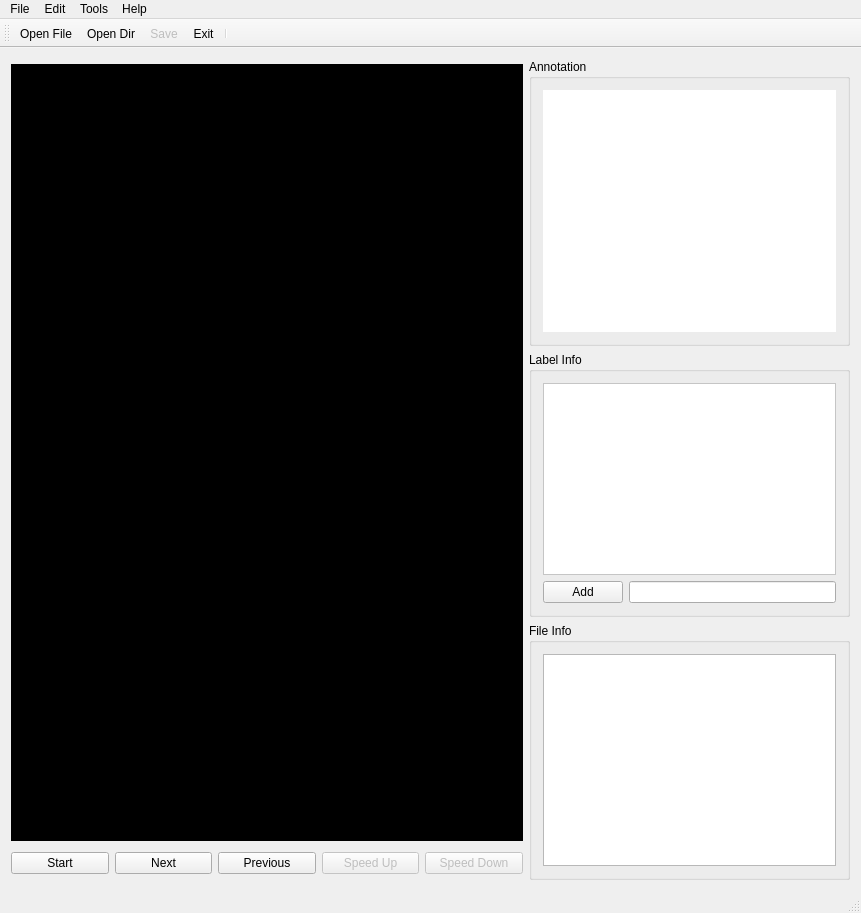
<?xml version="1.0" encoding="UTF-8"?>
<ui version="4.0">
 <class>MainWindow</class>
 <widget class="QMainWindow" name="MainWindow">
  <property name="geometry">
   <rect>
    <x>0</x>
    <y>0</y>
    <width>861</width>
    <height>913</height>
   </rect>
  </property>
  <property name="sizePolicy">
   <sizepolicy hsizetype="Preferred" vsizetype="Preferred">
    <horstretch>0</horstretch>
    <verstretch>0</verstretch>
   </sizepolicy>
  </property>
  <property name="windowTitle">
   <string>FowardLookingSonar Label Tool</string>
  </property>
  <property name="windowIcon">
   <iconset>
    <normaloff>:/Images/resource/solid-paint.png</normaloff>:/Images/resource/solid-paint.png</iconset>
  </property>
  <widget class="QWidget" name="centralWidget">
   <layout class="QGridLayout" name="gridLayout_5">
    <item row="0" column="1">
     <widget class="QGroupBox" name="groupBox_Annotation">
      <property name="minimumSize">
       <size>
        <width>309</width>
        <height>287</height>
       </size>
      </property>
      <property name="title">
       <string>Annotation</string>
      </property>
      <layout class="QGridLayout" name="gridLayout_4">
       <item row="0" column="0">
        <widget class="QListWidget" name="Anno_listWidget">
         <property name="frameShape">
          <enum>QFrame::NoFrame</enum>
         </property>
        </widget>
       </item>
      </layout>
     </widget>
    </item>
    <item row="0" column="0" rowspan="3">
     <layout class="QVBoxLayout" name="verticalLayout_5">
      <item>
       <widget class="EventLabel" name="label_image">
        <property name="sizePolicy">
         <sizepolicy hsizetype="Expanding" vsizetype="Expanding">
          <horstretch>0</horstretch>
          <verstretch>0</verstretch>
         </sizepolicy>
        </property>
        <property name="minimumSize">
         <size>
          <width>512</width>
          <height>777</height>
         </size>
        </property>
        <property name="maximumSize">
         <size>
          <width>512</width>
          <height>777</height>
         </size>
        </property>
        <property name="styleSheet">
         <string notr="true">background-color: rgb(0, 0, 0);</string>
        </property>
        <property name="text">
         <string/>
        </property>
        <property name="alignment">
         <set>Qt::AlignCenter</set>
        </property>
       </widget>
      </item>
      <item>
       <layout class="QHBoxLayout" name="horizontalLayout">
        <item>
         <widget class="QPushButton" name="btn_Start">
          <property name="text">
           <string>Start</string>
          </property>
          <property name="shortcut">
           <string>D</string>
          </property>
         </widget>
        </item>
        <item>
         <widget class="QPushButton" name="btn_Next">
          <property name="text">
           <string>Next</string>
          </property>
         </widget>
        </item>
        <item>
         <widget class="QPushButton" name="btn_Previous">
          <property name="text">
           <string>Previous</string>
          </property>
         </widget>
        </item>
        <item>
         <widget class="QPushButton" name="btn_SpeedUp">
          <property name="enabled">
           <bool>false</bool>
          </property>
          <property name="text">
           <string>Speed Up</string>
          </property>
         </widget>
        </item>
        <item>
         <widget class="QPushButton" name="btn_SpeedDown">
          <property name="enabled">
           <bool>false</bool>
          </property>
          <property name="text">
           <string>Speed Down</string>
          </property>
         </widget>
        </item>
       </layout>
      </item>
     </layout>
    </item>
    <item row="1" column="1">
     <widget class="QGroupBox" name="groupBox_Label">
      <property name="minimumSize">
       <size>
        <width>309</width>
        <height>0</height>
       </size>
      </property>
      <property name="title">
       <string>Label Info</string>
      </property>
      <layout class="QVBoxLayout" name="verticalLayout_2">
       <item>
        <widget class="QListWidget" name="Label_listWidget">
         <property name="styleSheet">
          <string notr="true">background-color: rgb(255, 255, 255);</string>
         </property>
        </widget>
       </item>
       <item>
        <layout class="QHBoxLayout" name="horizontalLayout_2">
         <item>
          <widget class="QPushButton" name="btn_AddLabel">
           <property name="text">
            <string>Add</string>
           </property>
          </widget>
         </item>
         <item>
          <widget class="QLineEdit" name="lineEdit_newLabel"/>
         </item>
        </layout>
       </item>
      </layout>
     </widget>
    </item>
    <item row="2" column="1">
     <widget class="QGroupBox" name="groupBox_file">
      <property name="title">
       <string>File Info</string>
      </property>
      <layout class="QVBoxLayout" name="verticalLayout">
       <item>
        <widget class="QListWidget" name="Files_listWidget"/>
       </item>
      </layout>
     </widget>
    </item>
   </layout>
  </widget>
  <widget class="QMenuBar" name="menuBar">
   <property name="geometry">
    <rect>
     <x>0</x>
     <y>0</y>
     <width>861</width>
     <height>22</height>
    </rect>
   </property>
   <widget class="QMenu" name="menuFile">
    <property name="title">
     <string>File</string>
    </property>
    <addaction name="actionOpenFile"/>
    <addaction name="actionOpenDir"/>
    <addaction name="separator"/>
    <addaction name="actionSave"/>
    <addaction name="separator"/>
    <addaction name="actionExit"/>
   </widget>
   <widget class="QMenu" name="menuEdit">
    <property name="title">
     <string>Edit</string>
    </property>
   </widget>
   <widget class="QMenu" name="menuTools">
    <property name="title">
     <string>Tools</string>
    </property>
   </widget>
   <widget class="QMenu" name="menuHelp">
    <property name="title">
     <string>Help</string>
    </property>
   </widget>
   <addaction name="menuFile"/>
   <addaction name="menuEdit"/>
   <addaction name="menuTools"/>
   <addaction name="menuHelp"/>
  </widget>
  <widget class="QToolBar" name="mainToolBar">
   <property name="enabled">
    <bool>true</bool>
   </property>
   <attribute name="toolBarArea">
    <enum>TopToolBarArea</enum>
   </attribute>
   <attribute name="toolBarBreak">
    <bool>false</bool>
   </attribute>
   <addaction name="actionOpenFile"/>
   <addaction name="actionOpenDir"/>
   <addaction name="actionSave"/>
   <addaction name="actionExit"/>
   <addaction name="separator"/>
  </widget>
  <widget class="QStatusBar" name="statusBar"/>
  <action name="actionOpenFile">
   <property name="icon">
    <iconset resource="qss.qrc">
     <normaloff>:/Images/resource/file.png</normaloff>:/Images/resource/file.png</iconset>
   </property>
   <property name="text">
    <string>Open File</string>
   </property>
   <property name="shortcut">
    <string>Ctrl+O</string>
   </property>
  </action>
  <action name="actionOpenDir">
   <property name="icon">
    <iconset resource="qss.qrc">
     <normaloff>:/Images/resource/open.png</normaloff>:/Images/resource/open.png</iconset>
   </property>
   <property name="text">
    <string>Open Dir</string>
   </property>
   <property name="shortcut">
    <string>Ctrl+D</string>
   </property>
  </action>
  <action name="actionSave">
   <property name="enabled">
    <bool>false</bool>
   </property>
   <property name="icon">
    <iconset resource="qss.qrc">
     <normaloff>:/Images/resource/save.png</normaloff>:/Images/resource/save.png</iconset>
   </property>
   <property name="text">
    <string>Save</string>
   </property>
  </action>
  <action name="actionExit">
   <property name="enabled">
    <bool>true</bool>
   </property>
   <property name="icon">
    <iconset resource="qss.qrc">
     <normaloff>:/Images/resource/close-window.png</normaloff>:/Images/resource/close-window.png</iconset>
   </property>
   <property name="text">
    <string>Exit</string>
   </property>
  </action>
 </widget>
 <layoutdefault spacing="6" margin="11"/>
 <customwidgets>
  <customwidget>
   <class>EventLabel</class>
   <extends>QLabel</extends>
   <header>eventlabel.h</header>
  </customwidget>
 </customwidgets>
 <resources>
  <include location="qss.qrc"/>
 </resources>
 <connections/>
</ui>
